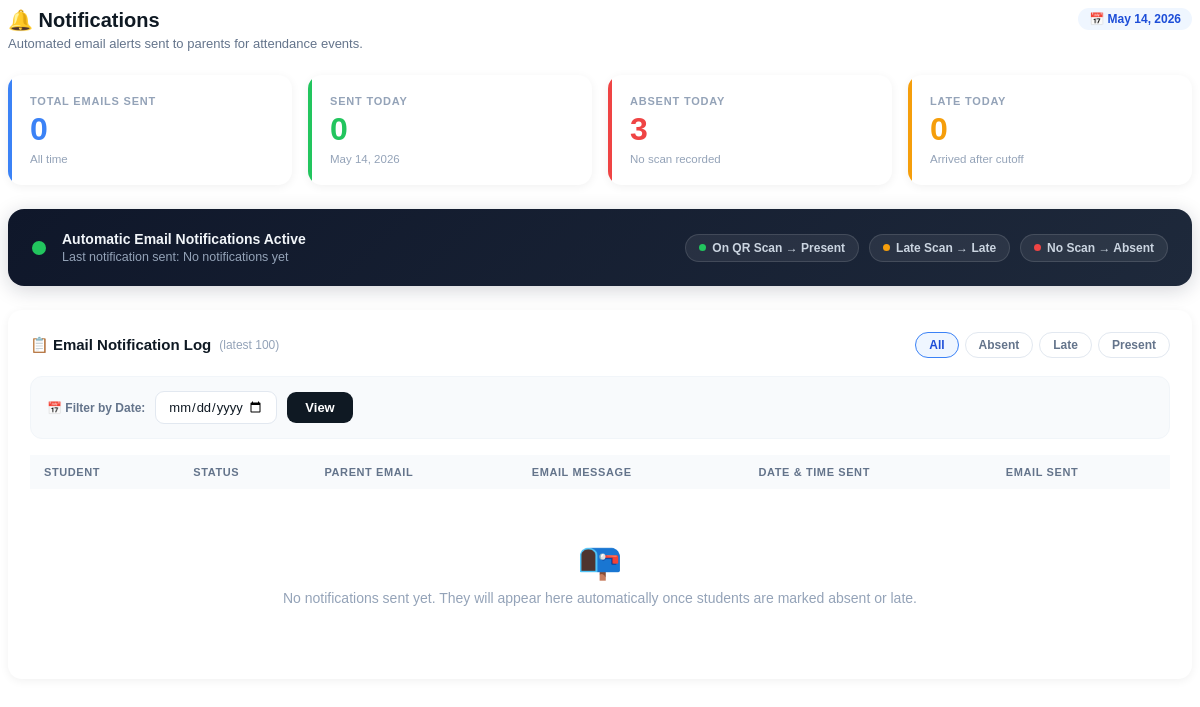
/pages/notifications.php, run on an earlier commit of the app's database.
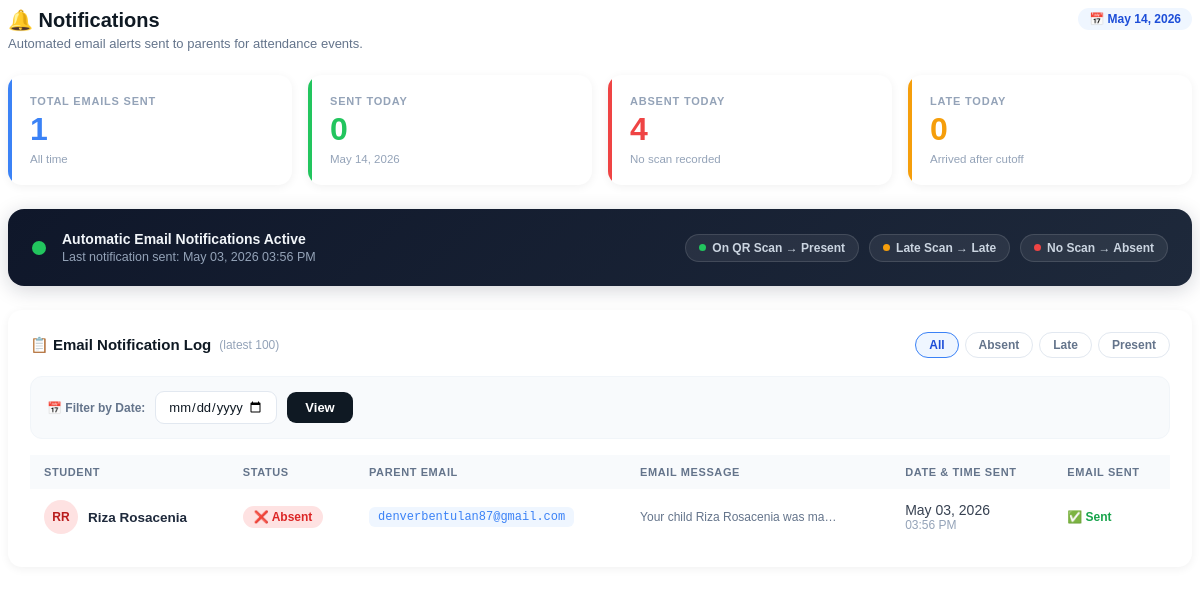
And on a later commit of the database.
### tables this page shows
CREATE TABLE `notifications` (
  `id` int(11) NOT NULL,
  `student_id` int(11) DEFAULT NULL,
  `message` text NOT NULL,
  `created_at` datetime DEFAULT current_timestamp(),
  `sender` varchar(100) NOT NULL,
  `is_read` tinyint(1) DEFAULT 0
);

CREATE TABLE `users` (
  `id` int(11) NOT NULL,
  `fullname` varchar(255) NOT NULL,
  `email` varchar(255) NOT NULL,
  `role` enum('admin','teacher','student','parent') NOT NULL DEFAULT 'student',
  `password` varchar(255) NOT NULL,
  `date_added` datetime DEFAULT current_timestamp(),
  `parent_email` varchar(255) DEFAULT NULL,
  `qr_code` varchar(500) DEFAULT NULL,
  `qr_token` varchar(100) DEFAULT NULL
);

### pages/notifications.php (the view, shortened to what the changed rows need)
<?php
include 'includes/db.php';
$today = date('Y-m-d');
$log_date = !empty($_GET['log_date']) ? $conn->real_escape_string($_GET['log_date']) : '';
$log_date_where = $log_date ? "AND DATE(n.created_at) = '$log_date'" : "";
$stat_date = $log_date ?: $today;
$counts = ['absent' => 0, 'late' => 0, 'present' => 0];
$lateRow = $conn->query("
    SELECT COUNT(*) as cnt FROM attendance
    WHERE scan_date = '$stat_date' AND status = 'late'
")->fetch_assoc();
$counts['late'] = (int)$lateRow['cnt'];
$presentRow = $conn->query("
    SELECT COUNT(*) as cnt FROM attendance
    WHERE scan_date = '$stat_date' AND status IN ('present','on_time')
")->fetch_assoc();
$counts['present'] = (int)$presentRow['cnt'];
$absentRow = $conn->query("
    SELECT COUNT(*) as cnt FROM users
    WHERE role = 'student'
      AND id NOT IN (
          SELECT DISTINCT student_id FROM attendance
          WHERE scan_date = '$stat_date'
            AND status IN ('present', 'on_time', 'late')
      )
")->fetch_assoc();
$counts['absent'] = (int)$absentRow['cnt'];
$totalRow  = $conn->query("SELECT COUNT(*) as total FROM notifications")->fetch_assoc();
$totalSent = $totalRow['total'] ?? 0;
$lastRow = $conn->query("SELECT created_at FROM notifications ORDER BY created_at DESC LIMIT 1")->fetch_assoc();
$lastSentTime = $lastRow ? date('M d, Y h:i A', strtotime($lastRow['created_at'])) : 'No notifications yet';
$log = $conn->query("
    SELECT
        n.id,
        n.message,
        n.created_at,
        n.sender,
        n.is_read,
        u.fullname   AS student_name,
        u.parent_email
    FROM notifications n
    JOIN users u ON u.id = n.student_id
    WHERE 1=1 $log_date_where
    ORDER BY n.created_at DESC
    LIMIT 100
");
function getInitials($name) {
    $parts    = array_filter(explode(' ', trim($name)));
    $initials = '';
    foreach (array_slice($parts, 0, 2) as $part)
        $initials .= strtoupper(mb_substr($part, 0, 1));
    return $initials ?: '?';
}
function avatarColor($name) {
    $colors = [
        ['#dbeafe','#1d4ed8'],
        ['#dcfce7','#15803d'],
        ['#ede9fe','#6d28d9'],
        ['#fef3c7','#92400e'],
        ['#fee2e2','#b91c1c'],
        ['#e0f2fe','#0369a1'],
        ['#fce7f3','#9d174d'],
        ['#f0fdf4','#166534'],
    ];
    return $colors[abs(crc32($name)) % count($colors)];
}
function detectStatus($message) {
    $msg = strtolower(strip_tags($message));
    if (str_contains($msg, 'absent'))  return 'absent';
    return 'unknown';
}
?>
<div class="notif-page">
    <div class="stat-row">
        <div class="stat-card blue">
            <div class="stat-label">Total Emails Sent</div>
            <div class="stat-val"><?= number_format($totalSent) ?></div>
            <div class="stat-sub">All time</div>
        </div>
        <div class="stat-card red">
            <div class="stat-label"><?= $log_date ? 'Absent on Date' : 'Absent Today' ?></div>
            <div class="stat-val"><?= $counts['absent'] ?></div>
            <div class="stat-sub">No scan recorded</div>
        </div>
    </div>
    <div class="auto-status-card">
        <div class="auto-status-left">
            <div class="auto-status-text">
                <strong>Automatic Email Notifications Active</strong>
                <span>Last notification sent: <?= htmlspecialchars($lastSentTime) ?></span>
            </div>
        </div>
    </div>
    <div class="feed-card">
        <div style="overflow-x:auto;">
        <table class="data-table" id="notif-log-table">
            <thead>
                <tr>
                    <th>Student</th>
                    <th>Status</th>
                    <th>Parent Email</th>
                    <th>Email Message</th>
                    <th>Date &amp; Time Sent</th>
                    <th>Email Sent</th>
                </tr>
            </thead>
            <tbody>
            <?php if ($log && $log->num_rows > 0): ?>
                <?php while ($n = $log->fetch_assoc()):
                    $initials  = getInitials($n['student_name']);
                    [$bgColor, $textColor] = avatarColor($n['student_name']);
                    $status     = detectStatus($n['message']);
                    $statusIcon = $status === 'absent' ? '❌' : ($status === 'late' ? '⚠️' : '✅');
                    $snippet    = htmlspecialchars(mb_substr(strip_tags($n['message']), 0, 75)) . '…';
                ?>
                <tr data-status="<?= $status ?>">
                    <td>
                        <div class="student-cell">
                            <div class="avatar-circle" style="background:<?= $bgColor ?>;color:<?= $textColor ?>;">
                                <?= htmlspecialchars($initials) ?>
                            </div>
                            <span class="student-cell-name"><?= htmlspecialchars($n['student_name']) ?></span>
                        </div>
                    </td>
                    <td>
                        <span class="badge <?= $status ?>">
                            <?= $statusIcon ?> <?= ucfirst($status) ?>
                        </span>
                    </td>
                    <td>
                        <span class="email-pill">
                            <?= htmlspecialchars($n['parent_email'] ?? '—') ?>
                        </span>
                    </td>
                    <td class="msg-cell">
                        <span class="msg-snippet"><?= $snippet ?></span>
                    </td>
                    <td class="date-cell">
                        <?= date('M d, Y', strtotime($n['created_at'])) ?>
                        <br>
                        <span style="color:#94a3b8;font-size:12px;">
                            <?= date('h:i A', strtotime($n['created_at'])) ?>
                        </span>
                    </td>
                    <td><span class="notif-sent-badge">✅ Sent</span></td>
                </tr>
                <?php endwhile; ?>
            <?php else: ?>
                <tr>
                    <td colspan="6">
                        <div class="empty-state">
                            <div class="empty-icon">📭</div>
                            <?= $log_date
                                ? 'No notifications found for <strong>' . date('F d, Y', strtotime($log_date)) . '</strong>.'
                                : 'No notifications sent yet. They will appear here automatically once students are marked absent or late.'
                            ?>
                        </div>
                    </td>
                </tr>
            <?php endif; ?>
            </tbody>
        </table>
        </div>
    </div>
</div>

What changed in the data, as far as the page shows it:
added notifications: created_at "May 03, 2026 03:56 PM", student.fullname "RR", student.fullname "Riza Rosacenia", message "❌", message "Absent", student.parent_email "denverbentulan87@gmail.com", message "Your child Riza Rosacenia was ma…", created_at "May 03, 2026", created_at "03:56 PM"
Also different on the page:
$totalSent: "0" → "1"
$counts['absent']: "3" → "4"
$lastSentTime: "No notifications yet" → (not shown)
text no longer shown: "📭 No notifications sent yet. They will appear here automatically once students are marked absent or late."
